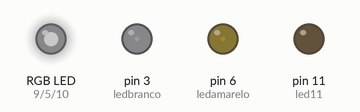
This sketch was run on a simulated Arduino Uno, built with avr-gcc and run on an emulated ATmega328P. On the bench: an RGB LED mixed from three pins (HIGH = lit), output pins drawn as LEDs (lit = HIGH). Dim RGB values are drawn brighter than linear.

Above: at 0.05 s.
At 0.5 s:
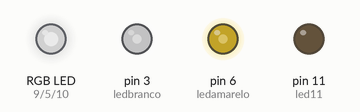
At 0.95 s:
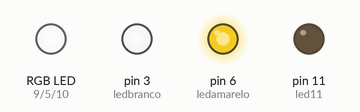
At 1.35 s:
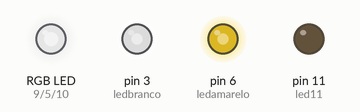
At 1.8 s:
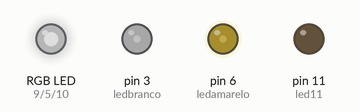
Timing chart, 0 to 4.7 s (numbered marks = the images above):
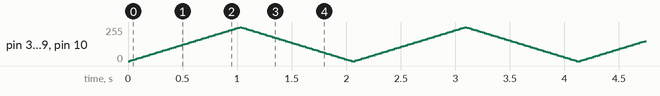

The sketch:

proto_claudio_fader.ino
```cpp
const int ledbranco = 3;
const int ledverde = 5;
const int ledamarelo = 6;
const int ledvermelho = 9;
const int led1azul = 10;
const int led11 = 11;


//Controladores do efeito de fader
int brilho = 0;
int fader = 5;
boolean acende = true;
boolean apaga = false;

//Método setup, executado uma vez ao ligar o Arduino.
void setup() {

  //Definindo o pino led como de saída.
  pinMode(ledbranco,OUTPUT);
  pinMode(ledverde,OUTPUT);
  pinMode(ledamarelo,OUTPUT);
  pinMode(ledvermelho,OUTPUT);
  pinMode(led1azul,OUTPUT);
  pinMode(led11,OUTPUT);

}

//Método loop, executado enquanto o Arduino estiver ligado.
void loop() {
  analogWrite(ledbranco,brilho);
  analogWrite(ledverde,brilho);
  analogWrite(ledamarelo,brilho);
  analogWrite(ledvermelho,brilho);
  analogWrite(led1azul,brilho);

  //Processo de acendimento do led usando o efeito fader.
  if (acende == true) {
    if (brilho < 255) {
      brilho = brilho + fader; //aumentando o brilho do led.
    } else {
      acende = false;
      apaga = true;
    }
  }

  //Processo para apagar o led com efeito fader.
  if (apaga == true) {
    if (brilho > 0) {
      brilho = brilho - fader; // diminuindo o brilho do led.
    } else {
      acende = true;
      apaga = false;
    }
  }

  delay(20);
}
```
